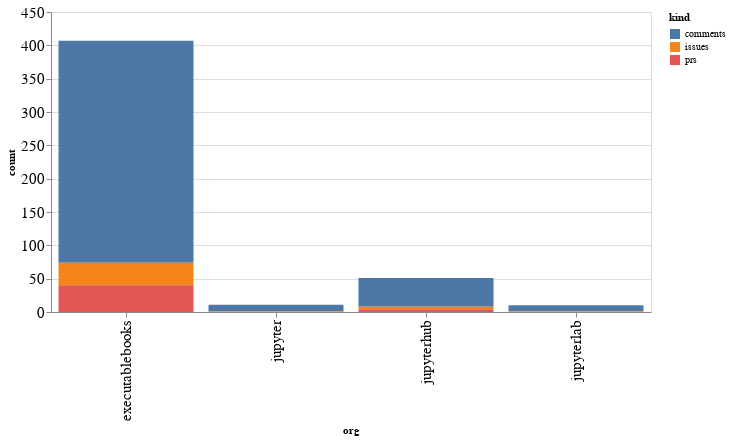

Here is the notebook cell this chart was saved with:
### Code cell
alt.Chart(org_summaries, width=600).mark_bar().encode(
    x='org',
    y='count',
    color='kind',
    tooltip="org"
)

### Figure 1 — Vega-Lite specification as saved in the notebook (floating-point values rounded to 4 significant figures)
{"config": {"axisLeft": {"labelFontSize": 15}, "axisBottom": {"labelFontSize": 15}}, "data": {"name": "data-df176a262610edaa898f765c46ecbad7"}, "mark": "bar", "encoding": {"color": {"type": "nominal", "field": "kind"}, "tooltip": {"type": "nominal", "field": "org"}, "x": {"type": "nominal", "field": "org"}, "y": {"type": "quantitative", "field": "count"}}, "width": 600, "$schema": "https://vega.github.io/schema/vega-lite/v4.8.1.json", "datasets": {"data-df176a262610edaa898f765c46ecbad7": [{"org": "executablebooks", "kind": "comments", "count": 333}, {"org": "executablebooks", "kind": "issues", "count": 34}, {"org": "executablebooks", "kind": "prs", "count": 40}, {"org": "jupyter", "kind": "comments", "count": 10}, {"org": "jupyter", "kind": "issues", "count": 1}, {"org": "jupyterhub", "kind": "comments", "count": 43}, {"org": "jupyterhub", "kind": "issues", "count": 4}, {"org": "jupyterhub", "kind": "prs", "count": 4}, {"org": "jupyterlab", "kind": "comments", "count": 9}, {"org": "jupyterlab", "kind": "issues", "count": 1}]}}
